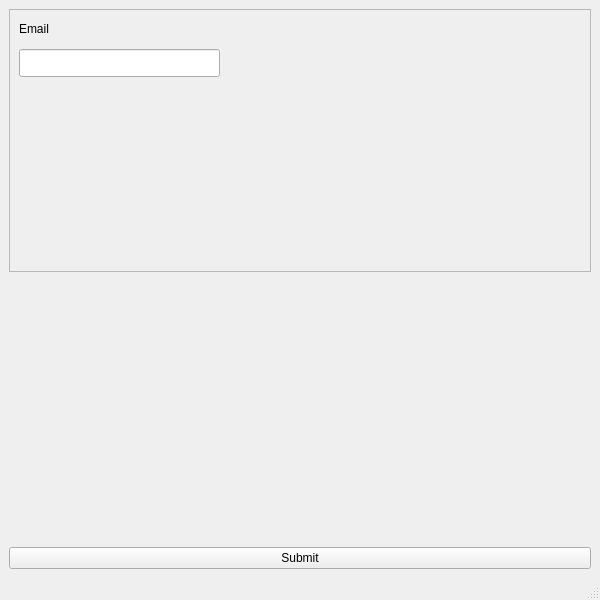
<?xml version="1.0" encoding="UTF-8"?>
<ui version="4.0">
 <class>MainWindow</class>
 <widget class="QMainWindow" name="MainWindow">
  <property name="geometry">
   <rect>
    <x>0</x>
    <y>0</y>
    <width>600</width>
    <height>600</height>
   </rect>
  </property>
  <property name="maximumSize">
   <size>
    <width>600</width>
    <height>16777215</height>
   </size>
  </property>
  <property name="windowTitle">
   <string>MainWindow</string>
  </property>
  <widget class="QWidget" name="centralwidget">
   <property name="maximumSize">
    <size>
     <width>600</width>
     <height>16777215</height>
    </size>
   </property>
   <layout class="QVBoxLayout" name="verticalLayout">
    <item>
     <widget class="QFrame" name="frame">
      <property name="frameShape">
       <enum>QFrame::StyledPanel</enum>
      </property>
      <property name="frameShadow">
       <enum>QFrame::Raised</enum>
      </property>
      <widget class="QLabel" name="label_2">
       <property name="geometry">
        <rect>
         <x>10</x>
         <y>10</y>
         <width>63</width>
         <height>20</height>
        </rect>
       </property>
       <property name="text">
        <string>Email</string>
       </property>
      </widget>
      <widget class="QLineEdit" name="lineEdit">
       <property name="geometry">
        <rect>
         <x>10</x>
         <y>40</y>
         <width>201</width>
         <height>28</height>
        </rect>
       </property>
      </widget>
     </widget>
    </item>
    <item alignment="Qt::AlignHCenter">
     <widget class="QFrame" name="frame_2">
      <property name="maximumSize">
       <size>
        <width>600</width>
        <height>16777215</height>
       </size>
      </property>
      <property name="frameShape">
       <enum>QFrame::StyledPanel</enum>
      </property>
      <property name="frameShadow">
       <enum>QFrame::Raised</enum>
      </property>
      <widget class="QLabel" name="label">
       <property name="geometry">
        <rect>
         <x>30</x>
         <y>0</y>
         <width>63</width>
         <height>20</height>
        </rect>
       </property>
       <property name="text">
        <string>Password</string>
       </property>
      </widget>
      <widget class="QLineEdit" name="lineEdit_2">
       <property name="geometry">
        <rect>
         <x>20</x>
         <y>30</y>
         <width>201</width>
         <height>28</height>
        </rect>
       </property>
      </widget>
     </widget>
    </item>
    <item>
     <widget class="QPushButton" name="pushButton">
      <property name="text">
       <string>Submit</string>
      </property>
     </widget>
    </item>
   </layout>
  </widget>
  <widget class="QMenuBar" name="menubar">
   <property name="geometry">
    <rect>
     <x>0</x>
     <y>0</y>
     <width>600</width>
     <height>21</height>
    </rect>
   </property>
  </widget>
  <widget class="QStatusBar" name="statusbar"/>
 </widget>
 <resources/>
 <connections/>
</ui>
